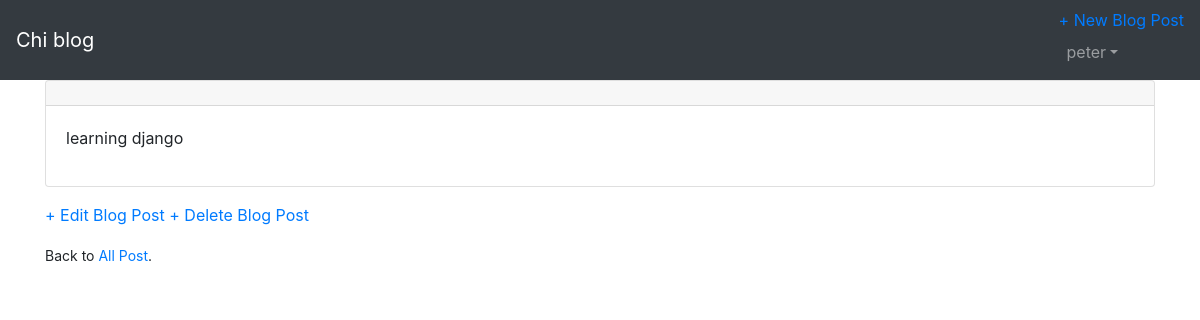
The page /post/1/ (signed in) on the database as committed earlier.
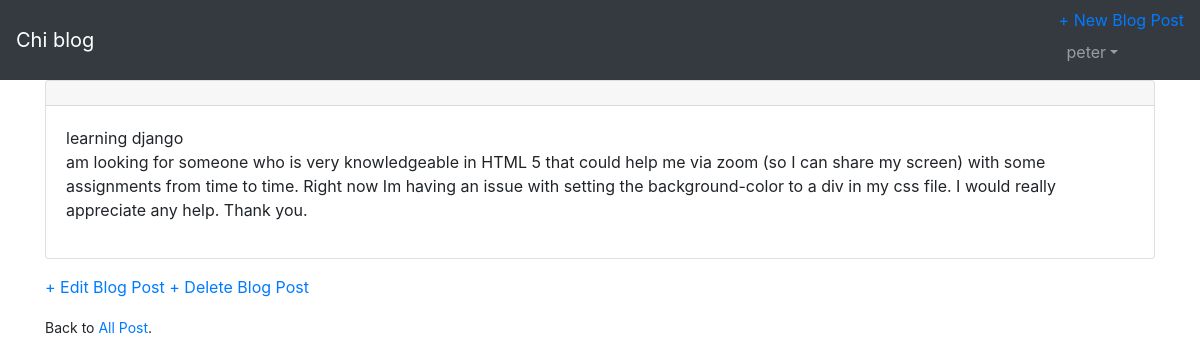
The same page on the database as committed later.
### blog/models.py (models this page shows, shortened)
class Post(models.Model):
    title = models.CharField(max_length=200)
    author = models.ForeignKey('auth.User', on_delete=models.CASCADE,)
    body = models.TextField()

### blog/views.py (the view)
# urls.py: path('post/<int:pk>/', BlogDetailView.as_view(), name='post_detail'), # new
class BlogDetailView(LoginRequiredMixin,DetailView):
    model = Post
    template_name = 'post_detail.html'

### templates/post_detail.html (shortened to what this page needs)
{% extends 'base.html' %}
{% block content %}
<div class="card mb-3">
<h4 class="card-header">
</h4>
<div class="card-body">
{{ post.body|linebreaks }}
</div>
</div>
<p><a href="{% url 'post_edit' post.pk %}">+ Edit Blog Post</a>
<a href="{% url 'post_delete' post.pk %}">+ Delete Blog Post</a></p>
<small>Back to <a href="{% url 'home' %}">All Post</a>.</small>
{% endblock content %}

Rows that differ between the two databases and show on the page:
changed Post: body "learning django" → "learning django am looking for someone who is very knowledgeable in HTML 5 that could help me via zoom (so I can share my screen) with some assignments from time to time. Right now Im having an issue with setting the background-color to a div in my css file. I would really appreciate any help. Thank you."
